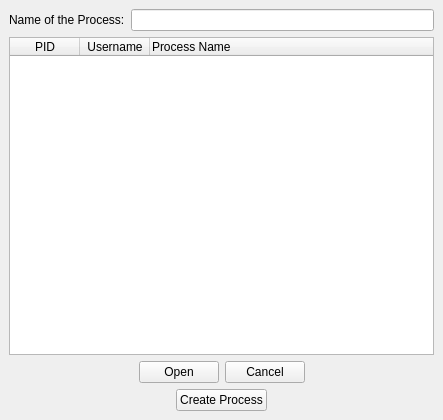
<?xml version="1.0" encoding="UTF-8"?>
<ui version="4.0">
 <class>MainWindow</class>
 <widget class="QMainWindow" name="MainWindow">
  <property name="windowModality">
   <enum>Qt::WindowModal</enum>
  </property>
  <property name="geometry">
   <rect>
    <x>0</x>
    <y>0</y>
    <width>443</width>
    <height>420</height>
   </rect>
  </property>
  <property name="windowTitle">
   <string>Please select a Process</string>
  </property>
  <widget class="QWidget" name="centralwidget">
   <layout class="QVBoxLayout" name="verticalLayout">
    <item>
     <layout class="QHBoxLayout" name="horizontalLayout">
      <item>
       <widget class="QLabel" name="label">
        <property name="text">
         <string>Name of the Process:</string>
        </property>
       </widget>
      </item>
      <item>
       <widget class="QLineEdit" name="lineEdit_SearchProcess"/>
      </item>
     </layout>
    </item>
    <item>
     <widget class="QTableWidget" name="tableWidget_ProcessTable">
      <property name="sizePolicy">
       <sizepolicy hsizetype="Expanding" vsizetype="Expanding">
        <horstretch>0</horstretch>
        <verstretch>0</verstretch>
       </sizepolicy>
      </property>
      <property name="autoFillBackground">
       <bool>false</bool>
      </property>
      <property name="sizeAdjustPolicy">
       <enum>QAbstractScrollArea::AdjustIgnored</enum>
      </property>
      <property name="editTriggers">
       <set>QAbstractItemView::NoEditTriggers</set>
      </property>
      <property name="selectionMode">
       <enum>QAbstractItemView::SingleSelection</enum>
      </property>
      <property name="selectionBehavior">
       <enum>QAbstractItemView::SelectRows</enum>
      </property>
      <property name="sortingEnabled">
       <bool>true</bool>
      </property>
      <attribute name="horizontalHeaderDefaultSectionSize">
       <number>70</number>
      </attribute>
      <attribute name="horizontalHeaderStretchLastSection">
       <bool>true</bool>
      </attribute>
      <attribute name="verticalHeaderVisible">
       <bool>false</bool>
      </attribute>
      <attribute name="verticalHeaderStretchLastSection">
       <bool>false</bool>
      </attribute>
      <column>
       <property name="text">
        <string>PID</string>
       </property>
      </column>
      <column>
       <property name="text">
        <string>Username</string>
       </property>
      </column>
      <column>
       <property name="text">
        <string>Process Name</string>
       </property>
       <property name="textAlignment">
        <set>AlignLeft|AlignVCenter</set>
       </property>
      </column>
     </widget>
    </item>
    <item>
     <layout class="QHBoxLayout" name="horizontalLayout_2">
      <item>
       <spacer name="horizontalSpacer_3">
        <property name="orientation">
         <enum>Qt::Horizontal</enum>
        </property>
        <property name="sizeHint" stdset="0">
         <size>
          <width>40</width>
          <height>20</height>
         </size>
        </property>
       </spacer>
      </item>
      <item>
       <widget class="QPushButton" name="pushButton_Open">
        <property name="toolTip">
         <string>Attach to the selected process</string>
        </property>
        <property name="text">
         <string>Open</string>
        </property>
       </widget>
      </item>
      <item>
       <widget class="QPushButton" name="pushButton_Close">
        <property name="text">
         <string>Cancel</string>
        </property>
       </widget>
      </item>
      <item>
       <spacer name="horizontalSpacer_4">
        <property name="orientation">
         <enum>Qt::Horizontal</enum>
        </property>
        <property name="sizeHint" stdset="0">
         <size>
          <width>40</width>
          <height>20</height>
         </size>
        </property>
       </spacer>
      </item>
     </layout>
    </item>
    <item>
     <layout class="QHBoxLayout" name="horizontalLayout_3">
      <item>
       <spacer name="horizontalSpacer">
        <property name="orientation">
         <enum>Qt::Horizontal</enum>
        </property>
        <property name="sizeHint" stdset="0">
         <size>
          <width>40</width>
          <height>20</height>
         </size>
        </property>
       </spacer>
      </item>
      <item>
       <widget class="QPushButton" name="pushButton_CreateProcess">
        <property name="toolTip">
         <string>Open an executable</string>
        </property>
        <property name="text">
         <string>Create Process</string>
        </property>
       </widget>
      </item>
      <item>
       <spacer name="horizontalSpacer_2">
        <property name="orientation">
         <enum>Qt::Horizontal</enum>
        </property>
        <property name="sizeHint" stdset="0">
         <size>
          <width>40</width>
          <height>20</height>
         </size>
        </property>
       </spacer>
      </item>
     </layout>
    </item>
   </layout>
  </widget>
 </widget>
 <resources/>
 <connections/>
</ui>
